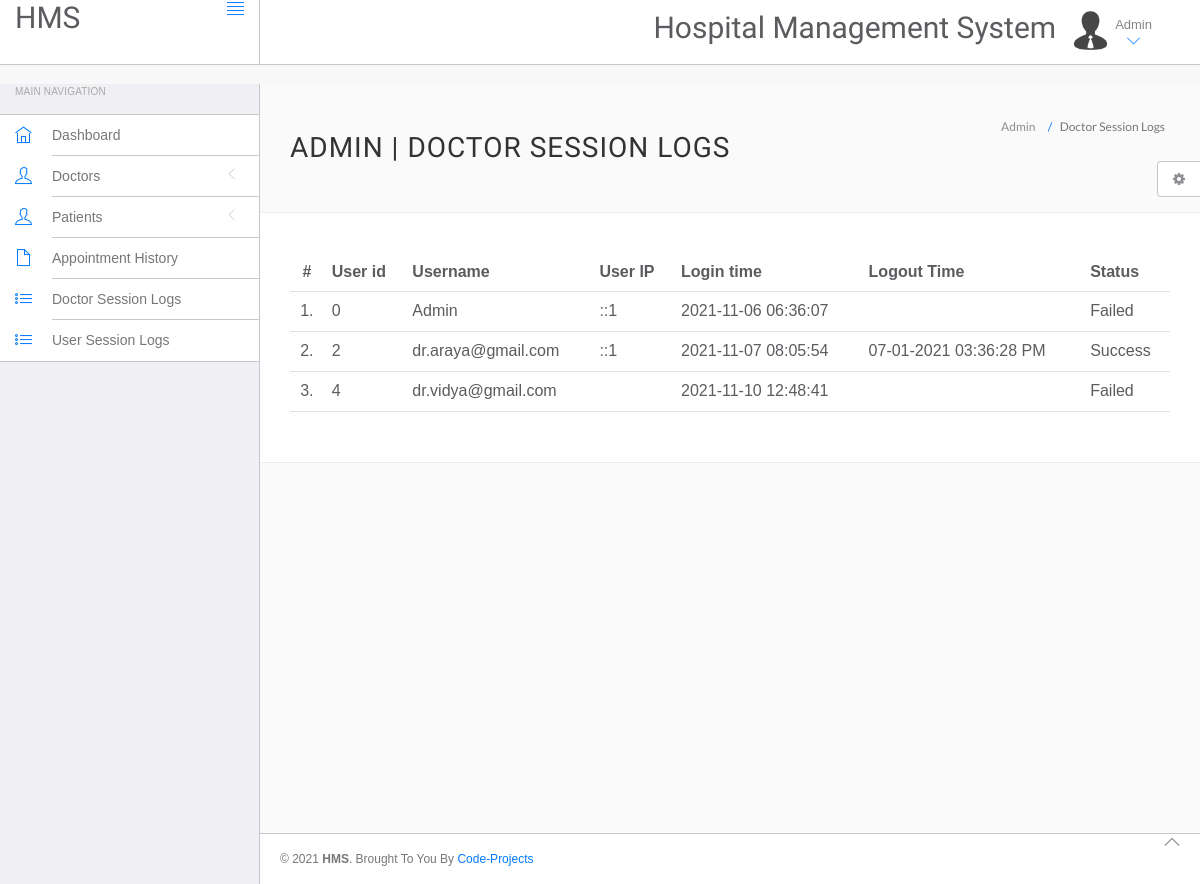
/hms/admin/doctor-logs.php (signed in), run on the app's committed database.
### tables this page shows
CREATE TABLE `doctorslog` (
  `id` int(11) NOT NULL,
  `uid` int(11) NOT NULL,
  `username` varchar(255) NOT NULL,
  `userip` binary(16) NOT NULL,
  `loginTime` timestamp NOT NULL DEFAULT current_timestamp(),
  `logout` varchar(255) NOT NULL,
  `status` int(11) NOT NULL
);

### hms/admin/doctor-logs.php (the view, shortened to what this page needs)
<?php
include('include/config.php');
?>
<!DOCTYPE html>
<html lang="en">
	<head>
		<link rel="stylesheet" href="vendor/bootstrap/css/bootstrap.min.css">
		<link rel="stylesheet" href="vendor/fontawesome/css/font-awesome.min.css">
		<link rel="stylesheet" href="vendor/themify-icons/themify-icons.min.css">
		<link href="vendor/animate.css/animate.min.css" rel="stylesheet" media="screen">
		<link href="vendor/perfect-scrollbar/perfect-scrollbar.min.css" rel="stylesheet" media="screen">
		<link href="vendor/switchery/switchery.min.css" rel="stylesheet" media="screen">
		<link href="vendor/bootstrap-touchspin/jquery.bootstrap-touchspin.min.css" rel="stylesheet" media="screen">
		<link href="vendor/select2/select2.min.css" rel="stylesheet" media="screen">
		<link href="vendor/bootstrap-datepicker/bootstrap-datepicker3.standalone.min.css" rel="stylesheet" media="screen">
		<link href="vendor/bootstrap-timepicker/bootstrap-timepicker.min.css" rel="stylesheet" media="screen">
		<link rel="stylesheet" href="assets/css/styles.css">
		<link rel="stylesheet" href="assets/css/plugins.css">
		<link rel="stylesheet" href="assets/css/themes/theme-1.css" id="skin_color" />
	</head>
	<body>
		<div id="app">
<?php include('include/sidebar.php');?>
			<div class="app-content">
					<?php include('include/header.php');?>
				<div class="main-content" >
					<div class="wrap-content container" id="container">
						<section id="page-title">
							<div class="row">
								<div class="col-sm-8">
									<h1 class="mainTitle">Admin  | Doctor Session Logs</h1>
																	</div>
								<ol class="breadcrumb">
									<li>
										<span>Admin </span>
									</li>
									<li class="active">
										<span>Doctor Session Logs</span>
									</li>
								</ol>
							</div>
						</section>
						<div class="container-fluid container-fullw bg-white">
									<div class="row">
								<div class="col-md-12">
									<table class="table table-hover" id="sample-table-1">
										<thead>
											<tr>
												<th class="center">#</th>
												<th class="hidden-xs">User id</th>
												<th>Username</th>
												<th>User IP</th>
												<th>Login time</th>
												<th>Logout Time </th>
												<th> Status </th>
											</tr>
										</thead>
										<tbody>
<?php
$sql=mysqli_query($conn, "select * from doctorslog ");
$cnt=1;
while($row=mysqli_fetch_array($sql))
{
?>
											<tr>
												<td class="center"><?php echo $cnt;?>.</td>
												<td class="hidden-xs"><?php echo $row['uid'];?></td>
												<td class="hidden-xs"><?php echo $row['username'];?></td>
												<td><?php echo $row['userip'];?></td>
												<td><?php echo $row['loginTime'];?></td>
												<td><?php echo $row['logout'];?>
												</td>
												<td>
<?php if($row['status']==1)
{
	echo "Success";
}
else
{
	echo "Failed";
}?>
</td>
											</tr>
											<?php
$cnt=$cnt+1;
											 }?>
										</tbody>
									</table>
								</div>
							</div>
								</div>
					</div>
				</div>
			</div>
	<?php include('include/footer.php');?>
	<?php include('include/setting.php');?>
		</div>
	</body>
</html>

### hms/admin/assets/css/themes/theme-1.css (style rules this page uses)
body { background: #FAFAFA; }

### data on the page
doctorslog: uid "0", username "Admin", userip "::1", loginTime "2021-11-06 06:36:07", status "Failed"
doctorslog: uid "2", username "dr.araya@gmail.com", userip "::1", loginTime "2021-11-07 08:05:54", logout "07-01-2021 03:36:28 PM", status "Success"
doctorslog: uid "4", username "dr.vidya@gmail.com", loginTime "2021-11-10 12:48:41", status "Failed"
